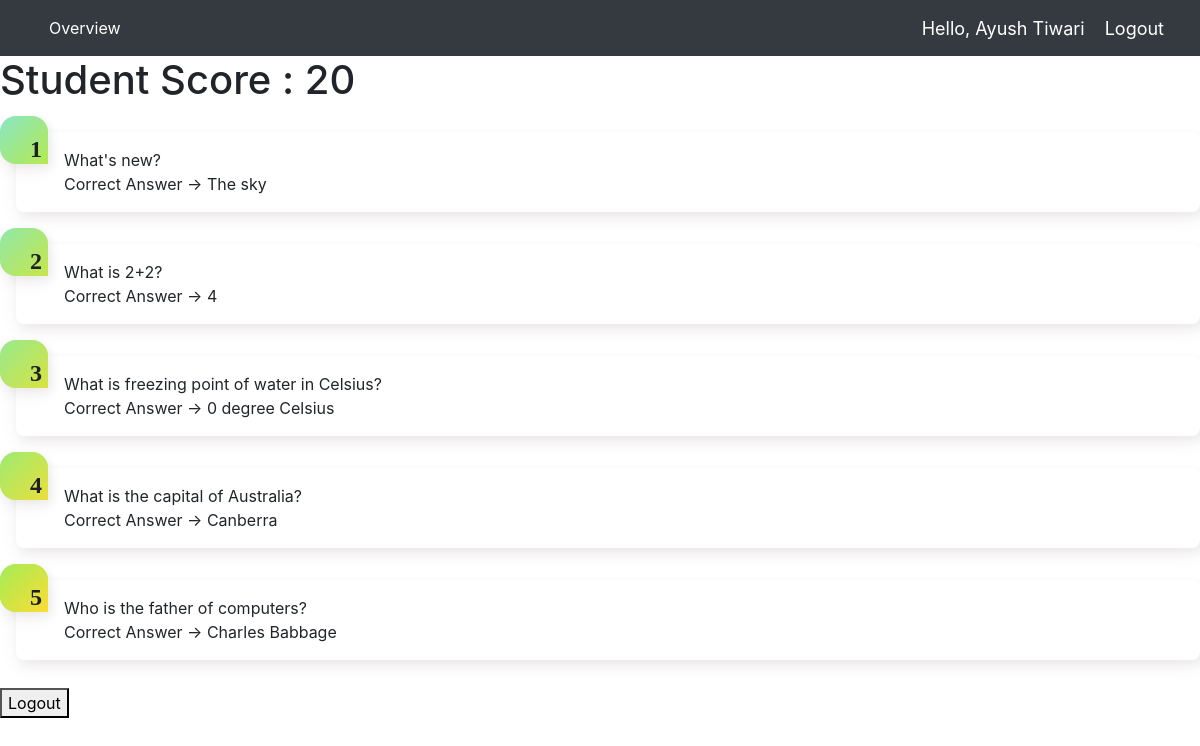
The page /quiz/submit/1/ on the database as committed earlier.
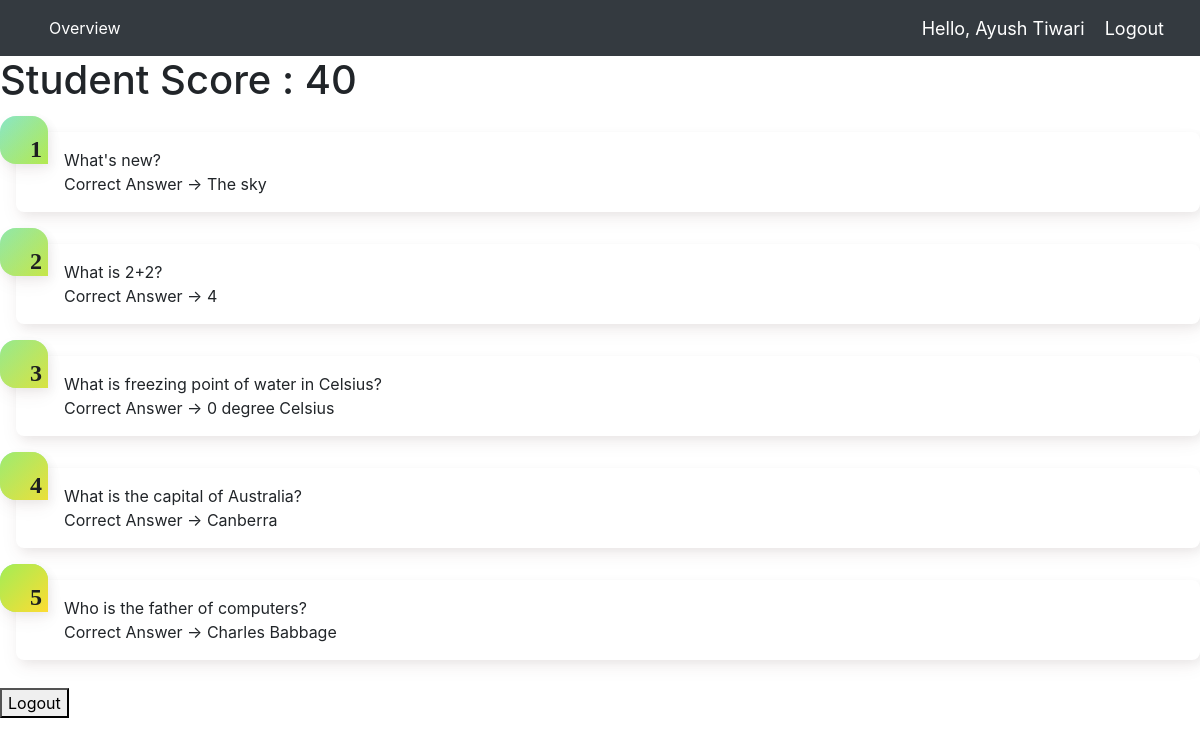
The same page on the database as committed later.
### quiz/models.py (models this page shows, shortened)
class Student(models.Model):
    student_name = models.CharField(max_length=200)
    stu_username=models.CharField(max_length=40, default='')
    stu_password=models.CharField(max_length=40, default='')
    student_score= models.IntegerField(default=0) # keeps tally of student score in Quiz session

### quiz/views.py (the view)
# urls.py: path('submit/<int:student_id>/', views.submit, name='submit'),
def submit(request, student_id):
    student=get_object_or_404(Student,pk=student_id)
    question_list = Question.objects.all()
    context = {'question_list': question_list, 'student' : student}
    return render(request, 'quiz/submit.html', context)

### quiz/models.py (called while the page is built)
    def display_answer(self):
        corr_choice= self.choice_set.get(choice_seq=self.right_choice)
        answer= corr_choice.choice_text
        return (answer)

### quiz/templates/quiz/submit.html (shortened to what this page needs)
{% extends 'quiz/dependencies.html' %}
{% load static %}
{% block content %}
<h1>Student Score : {{student.student_score}} </h1>
{% if question_list %}
    <ol class="gradient-list">
    {% for question in question_list %}
        <li>{{ question.question_text }} <br>
        Correct Answer -> {{question.display_answer}}
        </li>
    {% endfor %}
    </ol>
{% else %}
    <p>No Questions are available for this quiz. Please try next Quiz.</p>
{% endif %}
<a href="{% url 'quiz:index' %}">
    <button>Logout</button>
</a>
{% endblock %}

### quiz/templates/quiz/navbar.html (shortened to what this page needs)
{% load static %}
<link rel="stylesheet" type="text/css" href="{% static 'quiz/style.css' %}">
<nav class="navbar navbar-expand-lg navbar-dark bg-dark">
  <div class="collapse navbar-collapse" id="navbarNav">
    <ul class="navbar-nav">
        <li class="nav-item active">
            <a class="nav-link" href="{% url 'quiz:questions' student_id=student.id %}">Overview</a>
          </li>
    </ul>
  </div>
  <span class="greet">Hello, {{student.student_name}}</span>
  <span ><a  class="greet" href="{% url 'quiz:index' %}">Logout</a></span>
</nav>

Rows that differ between the two databases and show on the page:
changed Student "Ayush Tiwari": student_score "20" → "40"
